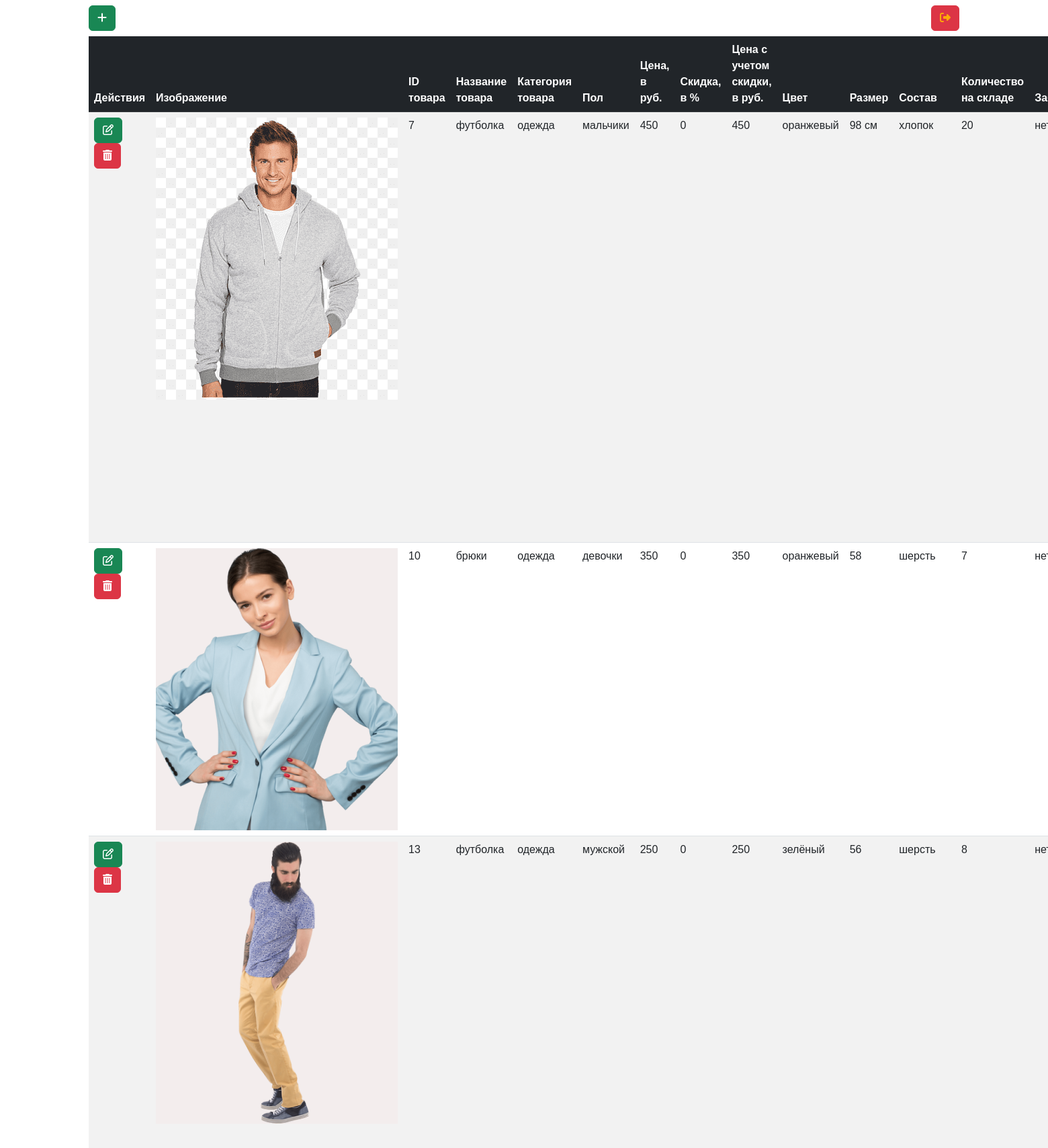
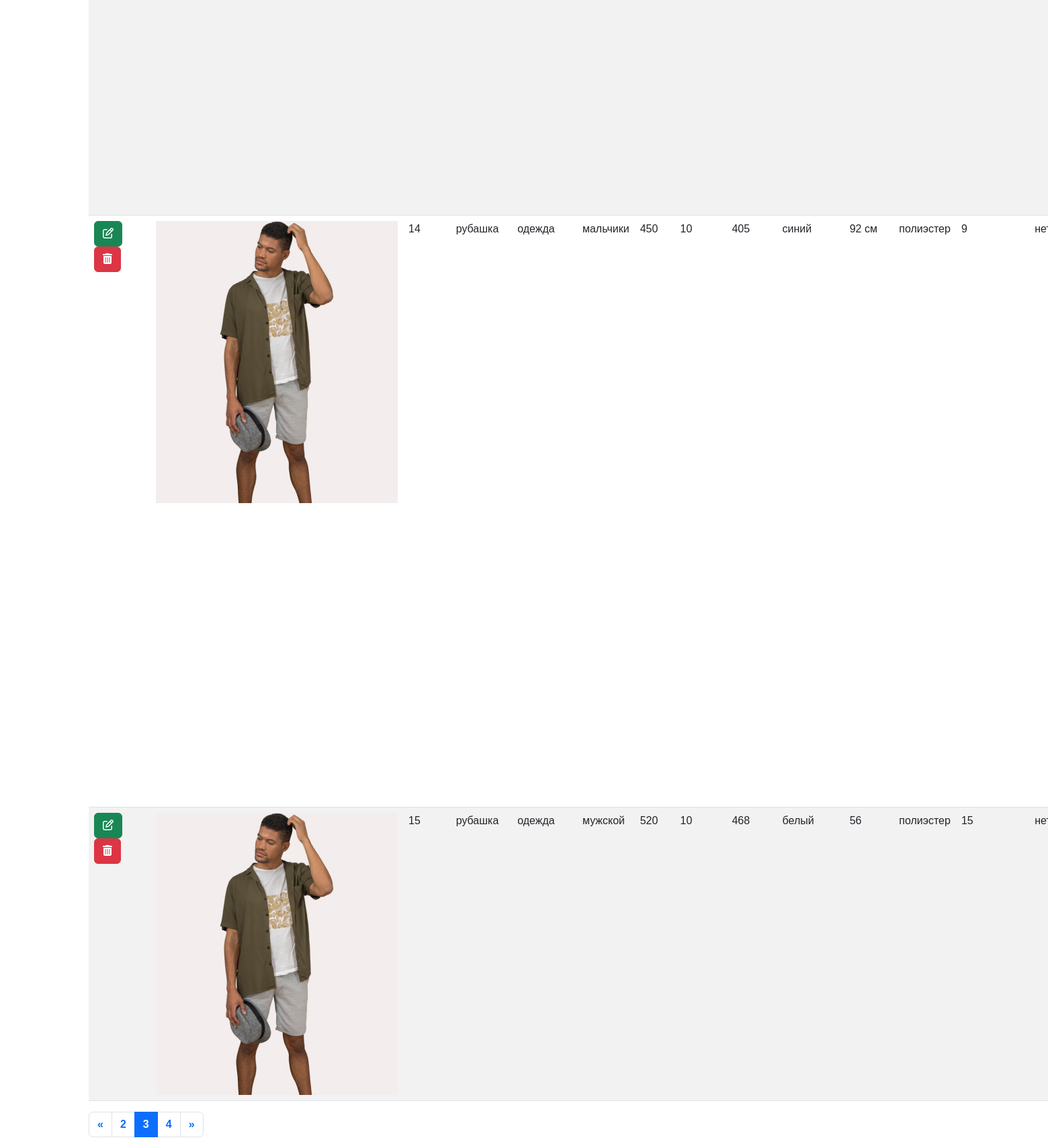
Page /admin/catalog.php?page=3 (signed in) on the committed database (2 pictures, top to bottom).
### tables this page shows
CREATE TABLE `product` (
  `id_product` int(10) NOT NULL,
  `product_name` varchar(255) NOT NULL,
  `blocked` int(2) NOT NULL DEFAULT '0',
  `add_date` timestamp NOT NULL,
  `update_date` timestamp NOT NULL,
  `id_gender` int(2) NOT NULL,
  `id_category` int(4) NOT NULL,
  `id_material` int(2) NOT NULL,
  `id_color` int(2) NOT NULL,
  `id_size` int(3) NOT NULL,
  `elements_count` int(2) NOT NULL DEFAULT '1',
  `store_count` int(10) NOT NULL,
  `price` float NOT NULL,
  `sale` int(3) NOT NULL DEFAULT '0',
  `new` tinyint(1) NOT NULL,
  `product_description` text NOT NULL,
  `artikul_store` varchar(15) DEFAULT NULL,
  `artikul_manufacture` varchar(15) DEFAULT NULL,
  `id_manufacture` int(10) DEFAULT NULL,
  `make_date` varchar(10) DEFAULT NULL,
  `exp_date` varchar(10) DEFAULT NULL
);

CREATE TABLE `product_category` (
  `id_category` int(4) NOT NULL,
  `category_name` varchar(100) NOT NULL
);

CREATE TABLE `gender_types` (
  `id_gender` int(2) NOT NULL,
  `gender_name` varchar(20) NOT NULL
);

CREATE TABLE `colors` (
  `id_color` int(2) NOT NULL,
  `color_name` varchar(100) NOT NULL
);

CREATE TABLE `sizes` (
  `id_size` int(3) NOT NULL,
  `size_name` varchar(20) NOT NULL
);

CREATE TABLE `material_types` (
  `id_material` int(4) NOT NULL,
  `material_name` varchar(255) NOT NULL
);

### admin/vender/workingWithProducts.php (called while the page is built, shortened)
<?php
include 'db.php';
function selectFromProduct($table1, $table2, $table3, $table4, $table5, $table6, $limitOnPage, $offset) {
    global $pdo;
    $selectProduct = "SELECT
    p.*,
    g.gender_name,
    m.material_name,
    pc.category_name,
    c.color_name,
    s.size_name
    FROM  $table1 AS p, $table2 AS g, $table3 AS m, $table4 AS pc, $table5 AS c, $table6 AS s
    WHERE p.id_gender = g.id_gender
        AND p.id_category = pc.id_category
        AND p.id_material = m.id_material
        AND p.id_color = c.id_color
        AND p.id_size = s.id_size
        -- AND p.blocked = 0
        -- AND p.store_count > 1
    ORDER BY add_date
    LIMIT $limitOnPage
    OFFSET $offset;";
    $allProducts = $pdo->prepare($selectProduct);
    $allProducts->execute();
    return $allProducts->fetchAll(PDO::FETCH_OBJ);
}

### admin/catalog.php (the view, shortened to what this page needs)
<?php
    include 'vender/workingWithProducts.php';
    $page = isset($_GET['page']) ? intval($_GET['page']) : 1;
    $limitOnPage = 5;
    $offset = $limitOnPage * ($page - 1);
    $products = selectFromProduct('product', 'gender_types', 'material_types', 'product_category', 'colors', 'sizes', $limitOnPage, $offset);
?>
<!doctype html>
<html lang="ru">
<head>
    <link href="https://cdn.jsdelivr.net/npm/bootstrap@5.3.0/dist/css/bootstrap.min.css" rel="stylesheet"
>
    <link rel="stylesheet" href="css/style.css">
</head>
<body>
    <div class="container">
        <div class="row">
            <div class="col-12">
                <div class="box_flex">
                    <button class="btn btn-success mt-2" data-bs-toggle="modal" data-bs-target="#create"><i
                        class="fa fa-plus"></i></button>
                    <a href="vender/regAndAuth/logout.php" class="btn btn-danger logout"><i
                        class="fa fa-sign-out"></i></a>
                </div>
                <table class="table table-striped table-hover mt-2">
                    <thead class="table-dark thead-fixed" style="position: sticky;top: 0">
                        <th>Действия</th>
                        <th>Изображение</th>
                        <th>ID товара</th>
                        <th>Название товара</th>
                        <th>Категория товара</th>
                        <th>Пол</th>
                        <th>Цена, в руб.</th>
                        <th>Скидка, в %</th>
                        <th>Цена с учетом скидки, в руб.</th>
                        <th>Цвет</th>
                        <th>Размер</th>
                        <th>Состав</th>
                        <th>Количество на складе</th>
                        <th>Заблокирован</th>
                    </thead>
                    <tbody class="tbody_padding">
                        <?php foreach ($products as $res) { ?>
                            <tr>
                                <td>
                                    <a href="?id=<?php echo $res->id_product; ?>" class="btn btn-success"
                                        data-bs-toggle="modal" data-bs-target="#edit<?php echo $res->id_product; ?>"><i
                                            class="fa fa-edit"></i></a>
                                    <a href="" class="btn btn-danger" data-bs-toggle="modal"
                                        data-bs-target="#delete<?php echo $res->id_product; ?>"><i
                                            class="fa fa-trash-alt"></i></a>
                                </td>
                                <td>
                                    <?php
                                    $directory = '../img/catalog/' . $res->id_product . '/';
                                    $files = scandir($directory);
                                    $firstFile = $directory . $files[2];
                                    ?>
                                    <img src="<?php echo $firstFile; ?>" alt="изображение товара">
                                </td>
                                <td>
                                    <?php echo $res->id_product; ?>
                                </td>
                                <td>
                                    <?php echo $res->product_name; ?>
                                </td>
                                <td>
                                    <?php echo $res->category_name; ?>
                                </td>
                                <td>
                                    <?php echo $res->gender_name; ?>
                                </td>
                                <td>
                                    <?php echo $res->price; ?>
                                </td>
                                <td>
                                    <?php echo $res->sale; ?>
                                </td>
                                <td>
                                    <?php echo $res->price - ceil($res->price * $res->sale / 100); ?>
                                </td>
                                <td>
                                    <?php echo $res->color_name; ?>
                                </td>
                                <td>
                                    <?php echo $res->size_name; ?>
                                </td>
                                <td>
                                    <?php echo $res->material_name; ?>
                                </td>
                                <td>
                                    <?php echo $res->store_count; ?>
                                </td>
                                <td>
                                    <?php if ($res->blocked) {
                                            echo 'да';
                                        } else {
                                            echo 'нет';
                                        } ?>
                                </td>
                            </tr>
                        <?php } ?>
                    </tbody>
                </table>
                <?php include("pagination.php") ?>
            </div>
        </div>
    </div>
</body>
</html>

### admin/css/style.css (style rules this page uses)
* { margin: 0; padding: 0; box-sizing: border-box; }
body { font-family: Montserrat, sans-serif; }
a { color: #7c9ab7; text-decoration: none; font-weight: bold; }
.box_flex { display: flex; justify-content: space-between; align-items: flex-end; }
button { padding: 10px; background: #e3e3e3; border: unset; cursor: pointer; }
.logout { color: #ffa908; text-align: center; }

### rows in the picture
product: shows a picture, id_product "7", product_name "футболка", id_category.category_name "одежда", id_gender.gender_name "мальчики", price "450", sale "0", $res->price-ceil($res->price*$res->sale/100) "450", id_color.color_name "оранжевый", id_size.size_name "98 см", id_material.material_name "хлопок", store_count "20", blocked "нет"
product: shows a picture, id_product "10", product_name "брюки", id_category.category_name "одежда", id_gender.gender_name "девочки", price "350", sale "0", $res->price-ceil($res->price*$res->sale/100) "350", id_color.color_name "оранжевый", id_size.size_name "58", id_material.material_name "шерсть", store_count "7", blocked "нет"
product: shows a picture, id_product "13", product_name "футболка", id_category.category_name "одежда", id_gender.gender_name "мужской", price "250", sale "0", $res->price-ceil($res->price*$res->sale/100) "250", id_color.color_name "зелёный", id_size.size_name "56", id_material.material_name "шерсть", store_count "8", blocked "нет"
product: id_product "14", product_name "рубашка", id_category.category_name "одежда", id_gender.gender_name "мальчики", price "450", sale "10", $res->price - ceil($res->price * $res->sale / 100) "405", id_color.color_name "синий", id_size.size_name "92 см", id_material.material_name "полиэстер", store_count "9", blocked "нет"
product: id_product "15", product_name "рубашка", id_category.category_name "одежда", id_gender.gender_name "мужской", price "520", sale "10", $res->price - ceil($res->price * $res->sale / 100) "468", id_color.color_name "белый", id_size.size_name "56", id_material.material_name "полиэстер", store_count "15", blocked "нет"

### other values in the picture
$page - 1 "2"
$page "3"
$page + 1 "4"
